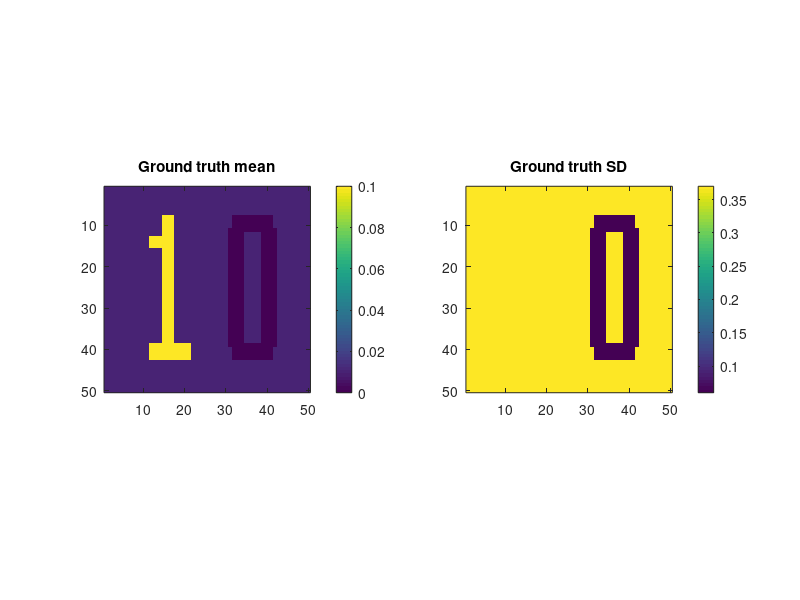

Recreate this plot in MATLAB. (Note: this script raises an error after producing the figure.)
%% ========================================================================
% Masharipov Ruslan, October, 2021
% Institute of Human Brain of RAS, St. Petersburg, Russia
% Neuroimaging lab
% masharipov@ihb.spb.ru

%% Before running the script:
%  Set path to SPM12 (v6906). If you have a later version of SPM,
%  set path to spm_reml.m script from the 'spm_v6906' folder

%% ========================================================================
close all
clear

% set path for simulations
sim_path = 'C:\conceptual_illustration';

status = exist([sim_path filesep 'illustation']);
if status ~= 7
    mkdir([sim_path filesep 'illustation']); 
else
    rmdir([sim_path filesep 'illustation'],'s');
    mkdir([sim_path filesep 'illustation']); 
end

% activation areas (number '1')
activ = zeros(50,50);   
activ(8:42,15:17) = 1;
activ(13:15,12:17) = 1;
activ(39:42,12:21) = 1;

% null areas (number '0')
null = zeros(50,50);
null(11:39,31:34) = 1;
null(11:39,39:42) = 1;
null(8:11,32:41) = 1;
null(39:42,32:41) = 1;

% low confidence areas
low_conf = ones(50,50) - activ - null;   

% ground truth
ground_truth_mean = activ*0.1 + null*0 + low_conf*0.01;
ground_truth_sd   = activ*0.37 + null*0.06 + low_conf*0.37;
figure(1)
subplot(1,2,1); imagesc(ground_truth_mean); title('Ground truth mean'); axis square; colorbar;
subplot(1,2,2); imagesc(ground_truth_sd);   title('Ground truth SD');   axis square; colorbar;

% add noise, smooth and generate *.nii files
N = 100; % sample size
for i=1:N 
    %noise
    noise = normrnd(zeros(50,50),ground_truth_sd,50,50); 
    %image
    image = ground_truth_mean + noise;
    s_image(:,:,i) = imGaussFilter(image,2);
    nii_image = make_nii(s_image(:,:,i));
    save_nii(nii_image,[sim_path  filesep 'illustation' filesep  num2str(i,'%03.f') '_image.nii']); 
    clear noise image nii_image
end

mean_image   = mean(s_image,3);
sd_image     = std(s_image,0,3);
se_image     = sd_image/sqrt(N);
t_image      = mean_image./se_image;

%% Bayesian estimation
mkdir([sim_path filesep 'illustation' filesep 'one_sample'])
matlabbatch{1}.spm.stats.factorial_design.dir = {[sim_path  filesep 'illustation' filesep 'one_sample']};
for j=1:N
    matlabbatch{1}.spm.stats.factorial_design.des.t1.scans{j,1} = [sim_path filesep 'illustation' filesep num2str(j,'%03.f') '_image.nii,1'];   
end
matlabbatch{1}.spm.stats.factorial_design.cov = struct('c', {}, 'cname', {}, 'iCFI', {}, 'iCC', {});
matlabbatch{1}.spm.stats.factorial_design.multi_cov = struct('files', {}, 'iCFI', {}, 'iCC', {});
matlabbatch{1}.spm.stats.factorial_design.masking.tm.tm_none = 1;
matlabbatch{1}.spm.stats.factorial_design.masking.im = 1;
matlabbatch{1}.spm.stats.factorial_design.globalc.g_omit = 1;
matlabbatch{1}.spm.stats.factorial_design.globalm.gmsca.gmsca_no = 1;
matlabbatch{1}.spm.stats.factorial_design.globalm.glonorm = 1;
matlabbatch{2}.spm.stats.fmri_est.spmmat(1) = cfg_dep('Factorial design specification: SPM.mat File', substruct('.','val', '{}',{1}, '.','val', '{}',{1}, '.','val', '{}',{1}), substruct('.','spmmat'));
matlabbatch{2}.spm.stats.fmri_est.write_residuals = 0;
matlabbatch{2}.spm.stats.fmri_est.method.Classical = 1;
matlabbatch{3}.spm.stats.fmri_est.spmmat(1) = cfg_dep('Model estimation: SPM.mat File', substruct('.','val', '{}',{2}, '.','val', '{}',{1}, '.','val', '{}',{1}), substruct('.','spmmat'));
matlabbatch{3}.spm.stats.fmri_est.write_residuals = 0;
matlabbatch{3}.spm.stats.fmri_est.method.Bayesian2 = 1;
spm_jobman('run',matlabbatch);

%% Bayesian inference
cd([sim_path filesep 'illustation' filesep 'one_sample'])
load('SPM.mat')

% read posterior beta
XYZ  = SPM.xVol.XYZ;
iXYZ = cumprod([1,SPM.xVol.DIM(1:2)'])*XYZ - sum(cumprod(SPM.xVol.DIM(1:2)'));
cB    = spm_data_read(SPM(1).VCbeta,'xyz',XYZ); 
c = 1;
cB = c*cB;

% compute posterior variance
VcB   = c'*SPM.PPM.Cby*c;
for j = 1:length(SPM.PPM.l)
    l   = spm_data_read(SPM.VHp(j),'xyz',XYZ);
    VcB = VcB + (c'*SPM.PPM.dC{j}*c)*(l - SPM.PPM.l(j));
end             

% prior SD
prior_SD = full(sqrt(c'*SPM.PPM.Cb*c));

% effect size threshold
ES = prior_SD;

% mask
mask = spm_read_vols(spm_vol('mask.nii'));

% log posterior odds (LPOs)
PostOdds_null = (normcdf(ES,cB,sqrt(VcB)) - normcdf(-ES,cB,sqrt(VcB)))...
            ./(1 - normcdf(ES,cB,sqrt(VcB)) + normcdf(-ES,cB,sqrt(VcB)));
              
LPO_null = log(PostOdds_null); % evidence for H-null
LPO_alt = -LPO_null;     	   % evidence for H-alt

LPO_alt_img = mask;
LPO_alt_img(iXYZ) = LPO_alt;

figure(2)
subplot(1,2,1); imagesc(t_image);     title('Classical NSHT'); axis square; 
caxis([-2.5 6]); h1 = colorbar; h1.Title.String = 'T-value';
subplot(1,2,2); imagesc(LPO_alt_img); title('Bayesian inference'); axis square; 
caxis([-3.5 3.5]); h2 = colorbar; h2.Title.String = 'LPO';

cd(sim_path)



